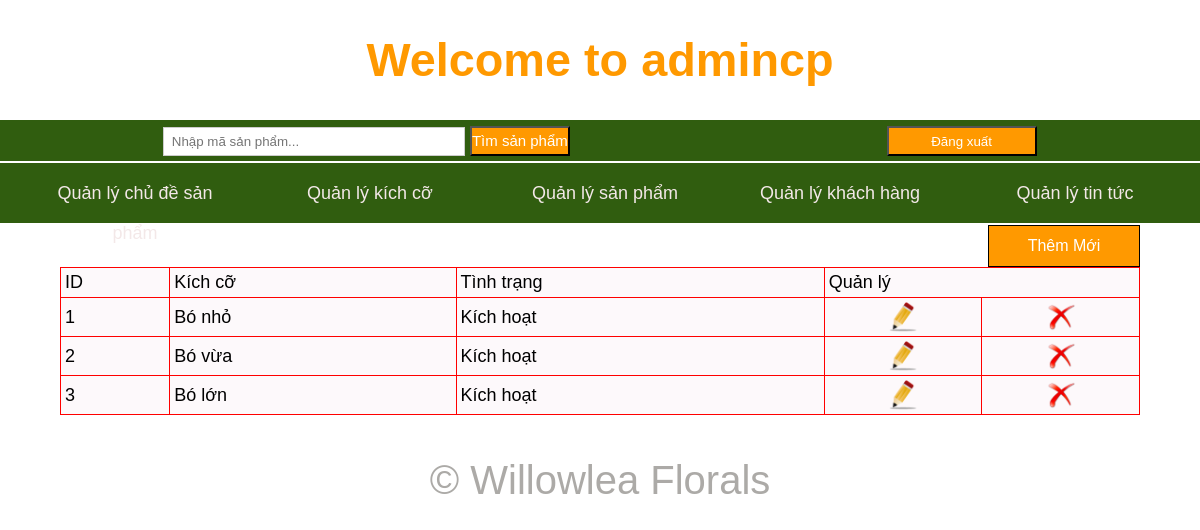
The app's page /admincp/index.php?quanly=kichcosp&ac=lietke (signed in) with its own data.
### tables this page shows
CREATE TABLE `kichcosp` (
  `idkichcosp` int(11) NOT NULL,
  `tenkichcosp` varchar(255) NOT NULL,
  `tinhtrang` varchar(100) NOT NULL
);

### admincp/modules/quanlykichcosp/lietke.php (the view)
<?php
	$sql_lietkesp="SELECT * from kichcosp order by idkichcosp desc ";
	$row_lietkesp=mysqli_query($mysqli,$sql_lietkesp);
?>
<div class="button_themsp">
<a href="index.php?quanly=kichcosp&ac=them">Thêm Mới</a>
</div>
<table width="100%" border="1">
  <tr>
    <td>ID</td>
    <td>Kích cỡ</td>
    <td>Tình trạng</td>
    <td colspan="2">Quản lý</td>
  </tr>
  <?php
  $i=1;
  while($dong=mysqli_fetch_array($row_lietkesp)){
  ?>
  <tr>
    <td><?php  echo $i;?></td>
    <td><?php echo $dong['tenkichcosp'] ?></td>
    <td><?php
	if($dong['tinhtrang'] == 1 ){
		echo 'Kích hoạt';
	}else{
		echo 'Không kích hoạt';
	}
    ?></td>
    <td><a href="index.php?quanly=kichcosp&ac=sua&id=<?php echo $dong['idkichcosp'] ?>"><center><img src="../imgs/edit.png" width="30" height="30" /></center></a></td>
    <td><a href="modules/quanlykichcosp/xuly.php?id=<?php echo $dong['idkichcosp']?>" class="delete_link"><center><img src="../imgs/delete.png" width="30" height="30" /></center></a></td>
  </tr>
  <?php
  $i++;
  }
  ?>
</table>

### admincp/style/main.css (style rules this page uses)
body { background:#fff; }
* { padding:0; margin:0; font-family: 'Gill Sans', 'Gill Sans MT', Calibri, 'Trebuchet MS', sans-serif; }
table { border-collapse:collapse; width:100%; background-color:rgb(253, 249, 251); border:1px solid #F00; }
table tr td { color:#000; font-size:18px; padding:4px; }
.button_themsp { width:150px; height:40px; border:1px solid #000; text-align:center; background:#F90; line-height:40px; color:#fff; float:right; }
.button_themsp a { color:#fff; display:block; text-decoration:none; }

### records on screen
kichcosp: tenkichcosp "Bó nhỏ", tinhtrang "Kích hoạt"
kichcosp: tenkichcosp "Bó vừa", tinhtrang "Kích hoạt"
kichcosp: tenkichcosp "Bó lớn", tinhtrang "Kích hoạt"
